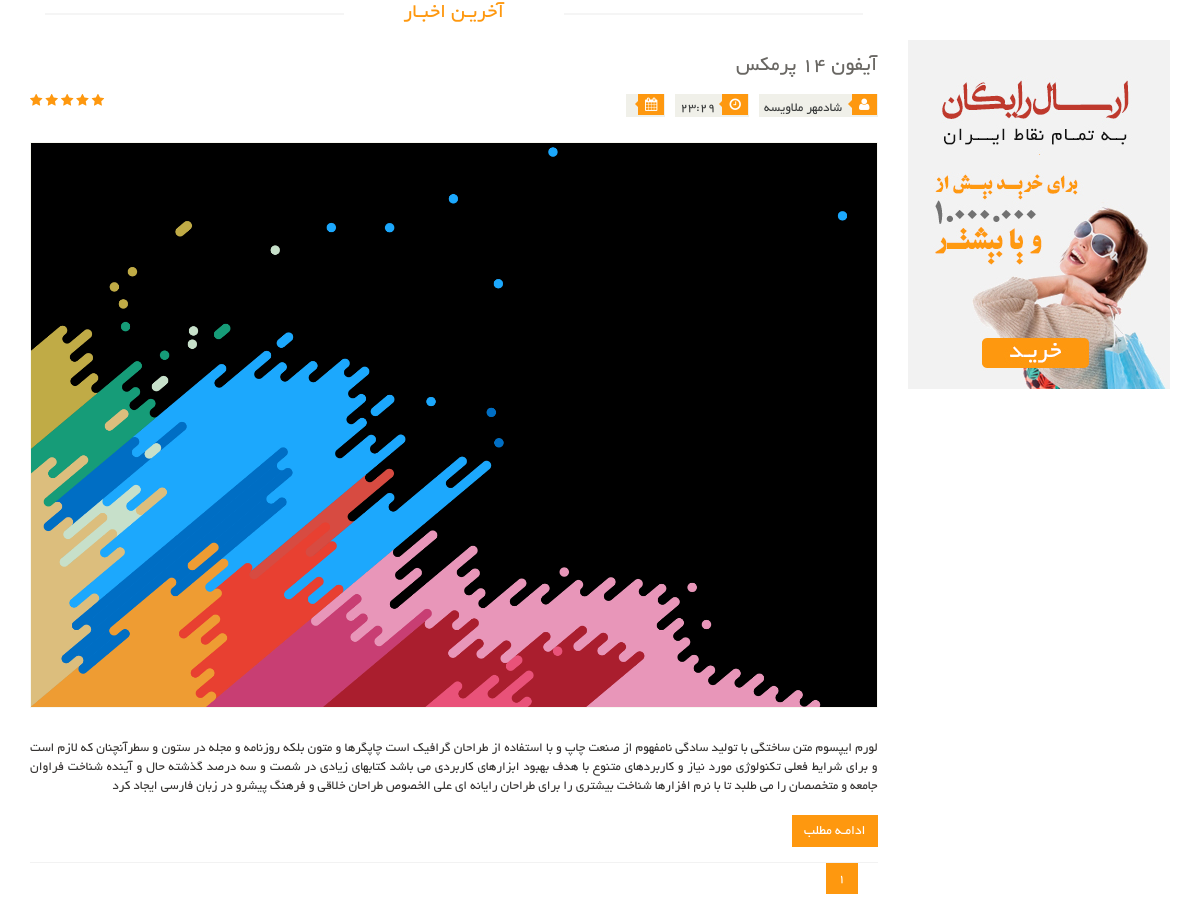
The app's page /articles/ with its own data.
### article_module/models.py (models this page shows, shortened)
class Article(models.Model):
    title = models.CharField(max_length=300, verbose_name='عنوان مقاله')
    slug = models.SlugField(max_length=400, db_index=True, allow_unicode=True, verbose_name='عنوان در url')
    image = models.ImageField(upload_to='images/articles', verbose_name='تصویر مقاله')
    short_description = models.TextField(verbose_name='توضیحات کوتاه')
    text = models.TextField(verbose_name='متن مقاله')
    is_active = models.BooleanField(default=True, verbose_name='فعال / غیرفعال')
    selected_categories = models.ManyToManyField(ArticleCategory, verbose_name='دسته بندی ها')
    author = models.ForeignKey(User, on_delete=models.CASCADE, verbose_name='نویسنده', null=True, editable=False)
    create_date = models.DateTimeField(auto_now_add=True, editable=False, verbose_name='تاریخ ثبت')
    def get_jalali_create_time(self):
        return self.create_date.strftime('%H:%M')
    class Meta:
        verbose_name = 'مقاله'
        verbose_name_plural = 'مقالات'

### account_module/models.py (models this page shows)
class User(AbstractUser):
    avatar = models.ImageField(upload_to='images/profile', verbose_name='تصویر آواتار', null=True, blank=True)
    email_active_code = models.CharField(max_length=100, verbose_name='کد فعالسازی ایمیل')
    about_user = models.TextField(null=True, blank=True, verbose_name='درباره شخص')
    address = models.TextField(null= True, blank= True, verbose_name= 'آدرس')
    class Meta:
        verbose_name = 'کاربر'
        verbose_name_plural = 'کاربران'
    def __str__(self):
        if self.first_name is not '' and self.last_name is not '':
            return self.get_full_name()
        return self.email

### article_module/views.py (the view)
# urls.py: path('', views.ArticlesListView.as_view(), name='articles_list'),
class ArticlesListView(ListView):
    model = Article
    paginate_by = 4
    template_name = 'article_module/articles_page.html'
    def get_context_data(self, *args, **kwargs):
        context = super(ArticlesListView, self).get_context_data(*args, **kwargs)
        return context
    def get_queryset(self):
        query = super(ArticlesListView, self).get_queryset()
        query = query.filter(is_active=True)
        category_name = self.kwargs.get('category')
        if category_name is not None:
            query = query.filter(selected_categories__url_title__iexact=category_name)
        return query

### polls/templatetags/poll_extras.py (called while the page is built)
@register.filter(name='show_jalali_date')
def show_jalali_date(value):
    return date2jalali(value)

### article_module/templates/article_module/articles_page.html (shortened to what this page needs)
{% extends 'shared/_layout.html' %}
{% load poll_extras %}
{% load thumbnail %}
{% load render_partial %}
{% block content %}
    <section>
        <div class="container">
            <div class="row">
                <div class="col-sm-9">
                    <div class="blog-post-area">
                        <h2 class="title text-center">آخریـن اخبـار</h2>
                        {% for article in object_list %}
                            <div class="single-blog-post">
                                <h3>{{ article.title }}</h3>
                                <div class="post-meta">
                                    <ul>
                                        {% if article.author is not None %}
                                            <li><i class="fa fa-user"></i> {{ article.author }}</li>
                                        {% endif %}
                                        <li><i class="fa fa-clock-o"></i>{{ article.get_jalali_create_time }}</li>
                                        <li><i class="fa fa-calendar"></i>{{ article.create_date | show_jalali_date }}
                                        </li>
                                    </ul>
                                    <span>
										<i class="fa fa-star"></i>
										<i class="fa fa-star"></i>
										<i class="fa fa-star"></i>
										<i class="fa fa-star"></i>
										<i class="fa fa-star-half-o"></i>
								</span>
                                </div>
                                <a href="">
                                    {% thumbnail article.image "862x398" quality=95 crop='center' as im %}
                                        <img src="{{ im.url }}">
                                    {% endthumbnail %}
                                </a>
                                <p>
                                    {{ article.short_description }}
                                </p>
                                <a class="btn btn-primary" href="{% url 'articles_detail' pk=article.id %}">ادامـه
                                    مطلب</a>
                            </div>
                        {% endfor %}
                        <ul class="pagination">
                            {% for pageNumber in paginator.page_range %}
                                <li class="{% if page_obj.number == pageNumber %} active {% endif %}">
                                    <a href="?page={{ pageNumber }}">{{ pageNumber }}</a>
                                </li>
                            {% endfor %}
                        </ul>
                    </div>
                </div>
                <div class="col-sm-3">
                    <div class="left-sidebar">
                        <div class="shipping text-center">
                            <img src="/static/images/home/shipping.jpg" alt="">
                        </div>
                    </div>
                </div>
            </div>
        </div>
    </section>
{% endblock %}

### static/css/main.css (style rules this page uses)
body { font-family: 'BYekan'; font-size: 10pt; position: relative; font-weight: normal; direction: rtl; }
ul li { list-style: none; }
a { -webkit-transition: 300ms; -moz-transition: 300ms; -o-transition: 300ms; transition: 300ms; }
h1, h2, h3, h4, h5, h6 { font-family: 'BYekan', sans-serif; }
.left-sidebar h2:after, h2.title:after { content: " "; position: absolute; border: 1px solid #f5f5f5; bottom: 8px; right: 0; width: 100%; height: 0; z-index: -2; }
h2.title:before { content: " "; position: absolute; background: #fff; bottom: -6px; width: 220px; height: 30px; z-index: -1; right: 50%; margin-right: -110px; }
.shipping { background-color: #F2F2F2; margin-top: 40px; overflow: hidden; padding-top: 20px; position: relative; }
h2.title { color: #FE980F; font-family: 'BYekan', sans-serif; font-size: 16pt; font-weight: 400; margin: 0 15px; text-transform: uppercase; margin-bottom: 30px; position: relative; }
.pagination { display: inline-block; margin-bottom: 25px; margin-top: 0; padding-right: 15px; }
.pagination li:first-child a, .pagination li:first-child span { border-bottom-left-radius: 0; border-top-left-radius: 0; margin-left: 0; }
.pagination li:last-child a, .pagination li:last-child span { border-bottom-right-radius: 0; border-top-right-radius: 0; }
.pagination .active a, .pagination .active span, .pagination .active a:hover, .pagination .active span:hover, .pagination .active a:focus, .pagination .active span:focus { background-color: #FE980F; border-color: #FE980F; color: #FFFFFF; cursor: default; z-index: 2; }
.pagination li a, .pagination li span { background-color: #f0f0e9; border: 0; float: left; line-height: 1.42857; margin-left: -1px; padding: 6px 12px; position: relative; text-decoration: none; margin-right: 5px; color: #000; }
.single-blog-post { border-bottom: 1px solid #f2f2f2; padding-bottom: 15px; }
.blog-post-area .single-blog-post h3 { color: #696763; font-size: 16pt; font-family: 'BYekan', sans-serif; text-transform: uppercase; font-weight: 500; margin-bottom: 17px; }
.blog-post-area .single-blog-post a img { border: 1px solid #F7F7F0; width: 100%; margin-bottom: 30px }
.blog-post-area .single-blog-post p { color: #363432; text-align: justify; }
.blog-post-area .post-meta { display: block; margin-bottom: 25px; overflow: hidden; }
.blog-post-area .post-meta ul { padding: 0; display: inline; }
.blog-post-area .post-meta ul li { background: #F0F0E9; float: right; margin-left: 10px; padding: 0 5px; font-size: 10pt; color: #393b3b; position: relative; }
.blog-post-area .post-meta ul li i { background: #FE980F; color: #FFFFFF; margin-right: -4px; margin-left: 7px; padding: 4px 7px; }
.sinlge-post-meta li i:after, .blog-post-area .post-meta ul li i:after { content: ""; position: absolute; width: auto; height: auto; border-color: transparent #FE980F transparent transparent; border-width: 4px; border-style: solid; top: 6px; right: 26px; }
.post-meta span { float: left; }
.post-meta span i { color: #FE980F; }
.blog-post-area .single-blog-post .btn-primary { background: #FE980F; border: medium none; border-radius: 0; color: #FFFFFF; margin-top: 10px; }
.btn.btn-primary { background: #FE980F; border: 0 none; border-radius: 0; margin-top: 16px; }

### static/css/custom.css (style rules this page uses)
ul { padding-right: 0px; }

### records on screen
Article: title "آیفون 14 پرمکس", author "شادمهر ملاویسه", get_jalali_create_time "23:29", short_description "لورم ایپسوم متن ساختگی با تولید سادگی نامفهوم از صنعت چاپ و با استفاده از طراحان گرافیک است چاپگرها و متون بلکه روزنامه و مجله در ستون و سطرآنچنان که لازم است و برای شرایط فعلی تکنولوژی مورد نیاز و کاربردهای متنوع با هدف بهبود ابزارهای کاربردی می باشد کتابهای زیادی در شصت و سه درصد گذشته حال و آینده شناخت فراوان جامعه و متخصصان را می طلبد تا با نرم افزارها شناخت بیشتری را برای طراحان رایانه ای علی الخصوص طراحان خلاقی و فرهنگ پیشرو در زبان فارسی ایجاد کرد"

### other values on screen
{{ pageNumber }} "1"
